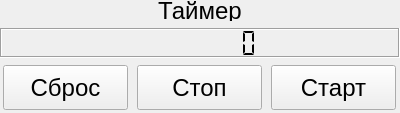
<?xml version="1.0" encoding="UTF-8"?>
<ui version="4.0">
 <class>Form</class>
 <widget class="QWidget" name="Form">
  <property name="geometry">
   <rect>
    <x>0</x>
    <y>0</y>
    <width>400</width>
    <height>113</height>
   </rect>
  </property>
  <property name="minimumSize">
   <size>
    <width>0</width>
    <height>113</height>
   </size>
  </property>
  <property name="maximumSize">
   <size>
    <width>999999</width>
    <height>113</height>
   </size>
  </property>
  <property name="windowTitle">
   <string>Form</string>
  </property>
  <property name="layoutDirection">
   <enum>Qt::LeftToRight</enum>
  </property>
  <layout class="QVBoxLayout" name="verticalLayout">
   <property name="leftMargin">
    <number>0</number>
   </property>
   <property name="topMargin">
    <number>0</number>
   </property>
   <property name="rightMargin">
    <number>0</number>
   </property>
   <property name="bottomMargin">
    <number>0</number>
   </property>
   <item>
    <widget class="QLabel" name="label">
     <property name="minimumSize">
      <size>
       <width>100</width>
       <height>20</height>
      </size>
     </property>
     <property name="maximumSize">
      <size>
       <width>999999</width>
       <height>20</height>
      </size>
     </property>
     <property name="font">
      <font>
       <pointsize>18</pointsize>
      </font>
     </property>
     <property name="text">
      <string>Таймер</string>
     </property>
     <property name="alignment">
      <set>Qt::AlignCenter</set>
     </property>
    </widget>
   </item>
   <item>
    <widget class="QLCDNumber" name="lcd_timer">
     <property name="minimumSize">
      <size>
       <width>300</width>
       <height>30</height>
      </size>
     </property>
     <property name="maximumSize">
      <size>
       <width>9999999</width>
       <height>30</height>
      </size>
     </property>
     <property name="frameShape">
      <enum>QFrame::Box</enum>
     </property>
     <property name="frameShadow">
      <enum>QFrame::Sunken</enum>
     </property>
     <property name="digitCount">
      <number>8</number>
     </property>
     <property name="mode">
      <enum>QLCDNumber::Dec</enum>
     </property>
     <property name="segmentStyle">
      <enum>QLCDNumber::Flat</enum>
     </property>
     <property name="value" stdset="0">
      <double>0.000000000000000</double>
     </property>
    </widget>
   </item>
   <item>
    <layout class="QHBoxLayout" name="horizontalLayout">
     <item>
      <widget class="QPushButton" name="reset_button">
       <property name="sizePolicy">
        <sizepolicy hsizetype="Minimum" vsizetype="Preferred">
         <horstretch>0</horstretch>
         <verstretch>0</verstretch>
        </sizepolicy>
       </property>
       <property name="minimumSize">
        <size>
         <width>0</width>
         <height>45</height>
        </size>
       </property>
       <property name="maximumSize">
        <size>
         <width>125</width>
         <height>45</height>
        </size>
       </property>
       <property name="font">
        <font>
         <pointsize>18</pointsize>
        </font>
       </property>
       <property name="text">
        <string>Сброс</string>
       </property>
      </widget>
     </item>
     <item>
      <widget class="QPushButton" name="stop_button">
       <property name="enabled">
        <bool>true</bool>
       </property>
       <property name="sizePolicy">
        <sizepolicy hsizetype="Minimum" vsizetype="Preferred">
         <horstretch>0</horstretch>
         <verstretch>0</verstretch>
        </sizepolicy>
       </property>
       <property name="minimumSize">
        <size>
         <width>0</width>
         <height>45</height>
        </size>
       </property>
       <property name="maximumSize">
        <size>
         <width>125</width>
         <height>45</height>
        </size>
       </property>
       <property name="font">
        <font>
         <pointsize>18</pointsize>
        </font>
       </property>
       <property name="text">
        <string>Стоп</string>
       </property>
      </widget>
     </item>
     <item>
      <widget class="QPushButton" name="start_button">
       <property name="sizePolicy">
        <sizepolicy hsizetype="Minimum" vsizetype="Preferred">
         <horstretch>0</horstretch>
         <verstretch>0</verstretch>
        </sizepolicy>
       </property>
       <property name="minimumSize">
        <size>
         <width>0</width>
         <height>45</height>
        </size>
       </property>
       <property name="maximumSize">
        <size>
         <width>125</width>
         <height>45</height>
        </size>
       </property>
       <property name="font">
        <font>
         <pointsize>18</pointsize>
        </font>
       </property>
       <property name="styleSheet">
        <string notr="true"/>
       </property>
       <property name="text">
        <string>Старт</string>
       </property>
       <property name="default">
        <bool>false</bool>
       </property>
      </widget>
     </item>
    </layout>
   </item>
  </layout>
 </widget>
 <resources/>
 <connections/>
</ui>
